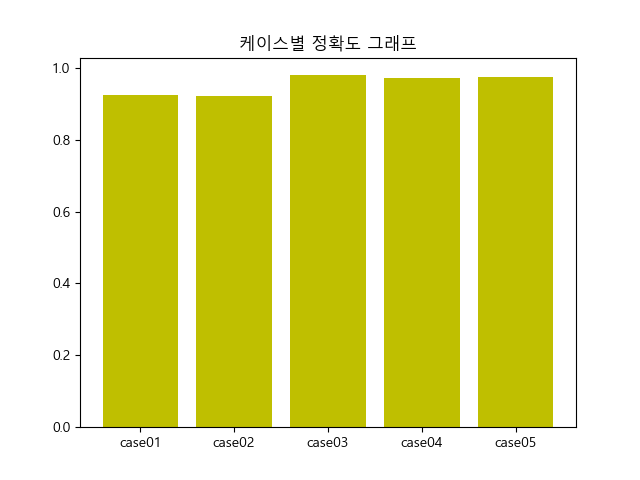

The Python source for this figure:
import matplotlib.pyplot as plt
chartdata = [0.9249, 0.9226, 0.9798, 0.9733, 0.9750]
labels = ['case01', 'case02', 'case03', 'case04', 'case05']

import numpy as np
x = np.arange(len(chartdata))

plt.rc('font', family='MALGUN GOTHIC')
plt.bar(x, chartdata, color='y')
plt.xticks(x, labels)
plt.title('케이스별 정확도 그래프')

filename = 'mnistVisualization.png'
plt.savefig(filename)
print(filename + '파일 저장됨')